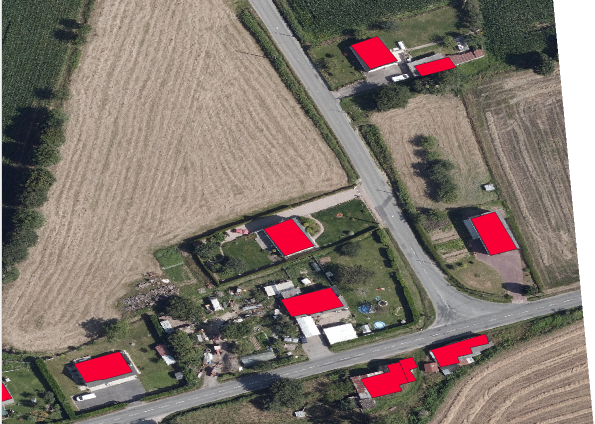
#> input picture images/route.png, 1190 x 848 px, given in place of route5.png, which was not available (shown at 1/2 size)
$ python visualisation_road_corners.py -img 5   (older library calls are emulated)
#> lines starting #> are read from the running program, lines starting #| are printed output that depends on the picture; after the words box and inside, x2 and y2 are one past the last pixel; in counts of white or black regions, pixels touching at a corner belong together; pictures that were not available may be replaced by others from this repository, and a replacement may not be noted
#> further down, road is the input picture: shape (848, 1190, 3); mean B, G, R 109.8, 118.5, 130
import cv2
import numpy as np
import sys
from skimage import morphology

import argparse
def display_image(window_name, img):
    """
    Display an image in a window with the given name.
    """
    cv2.imshow(window_name, img)
    cv2.waitKey(0)  # Wait until a key is pressed
    cv2.destroyAllWindows()

def resize_image(img, width, height):
    """
    Resize the image to the given width and height.
    """
    dim = (width, height)
    img = cv2.resize(img, dim, interpolation=cv2.INTER_NEAREST)

    return img

def scale_image(img, scale_percent=65):
    """
    Scale the image by the given scale percentage.
    """
#> called with scale_percent = 65
    width = int(img.shape[1] * scale_percent / 100)
#> width = 773
    height = int(img.shape[0] * scale_percent / 100)
#> height = 551
    dim = (width, height)
#> dim = (773, 551)

    # Resize the image
    img = cv2.resize(img, dim, interpolation=cv2.INTER_AREA)

    return img

def get_points_central_axis(img):
    """
    Get the central axis points from the skeletonized central axis image.
    """
    points = []
    height, width = img.shape[:2]
    for i in range(height):
        for j in range(width):
            if img[i, j] > 0:
                points.append((i, j))

    return points

def skeletonize_image(img):
    """
    Skeletonize the given image.
    """
    # Convert the image to a binary boolean array to skeletonize it
    binary_bool = img > 0

    # Skeletonize the image
    skeleton = morphology.skeletonize(binary_bool)
    skeleton = np.uint8(skeleton) * 255

    # Exract the points from the skeleton
    points = get_points_central_axis(skeleton)

    return skeleton, points

# Define paths to the images based on the input image number
def get_image_paths(img_number):
    """
    Dynamically generate image paths based on the provided image number.
    """
    road_path = f'images/route{img_number}.png'
    central_axis_path = f'images/axe{img_number}.png'
    return road_path, central_axis_path

parser = argparse.ArgumentParser(description="Show corners of th road")
parser.add_argument('-img', type=int, required=True, help="Image number (e.g., 0, 1, etc.)")
parser.add_argument('-min', type=int, default=75) # Min range for edge detection
parser.add_argument('-max', type=int, default=125) # Max range for edge detection
args = parser.parse_args()

road_path, central_axis_path = get_image_paths(args.img)


# Load the road image
road = cv2.imread(road_path, cv2.IMREAD_COLOR)
road = scale_image(road)

# Load the central axis image
central_axis = cv2.imread(central_axis_path, cv2.IMREAD_GRAYSCALE)
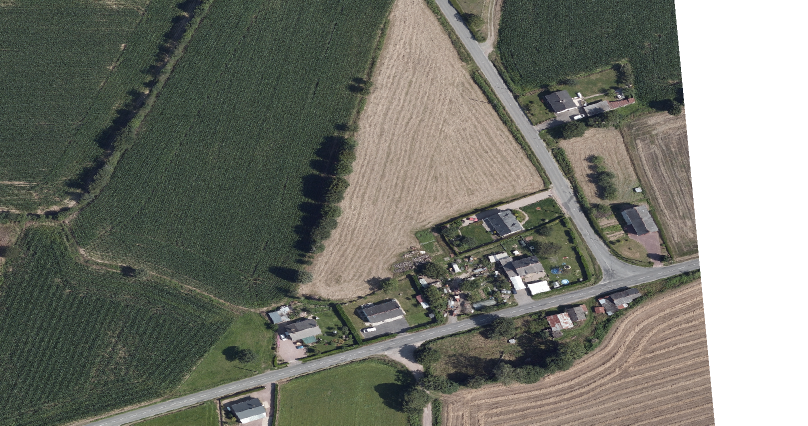
#> input picture images/route0.png, 1616 x 851 px, given in place of axe5.png, which was not available (shown at 1/2 size)
#> central_axis: shape (851, 1616); min 0, max 255, mean 117.9
central_axis = resize_image(central_axis, road.shape[1], road.shape[0])
central_axis = cv2.bitwise_not(central_axis) # Invert the image
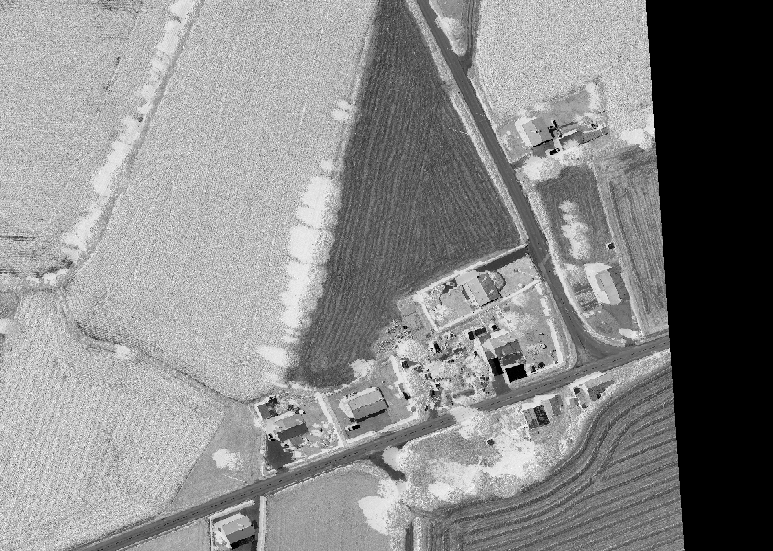
#> central_axis: shape (551, 773); min 0, max 255, mean 137.2

# Sobel filter to compute the gradient
sobel_x = cv2.Sobel(central_axis, cv2.CV_64F, 1, 0, ksize=7)
sobel_y = cv2.Sobel(central_axis, cv2.CV_64F, 0, 1, ksize=7)
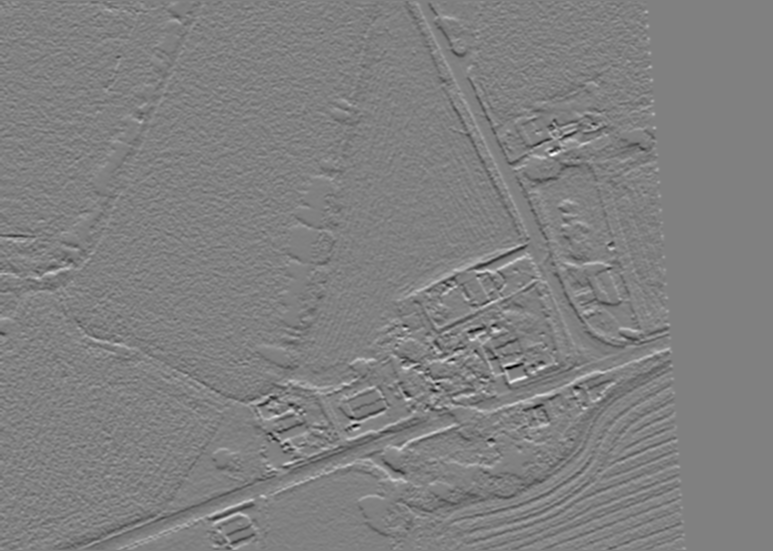
#> sobel_y: shape (551, 773) float64; min -124133, max 122006, mean -85.8; drawn with min black and max white

# Skeletonize the central axis image
skeleton, points = skeletonize_image(central_axis)
#> in skeletonize_image, `binary_bool = img > 0`:
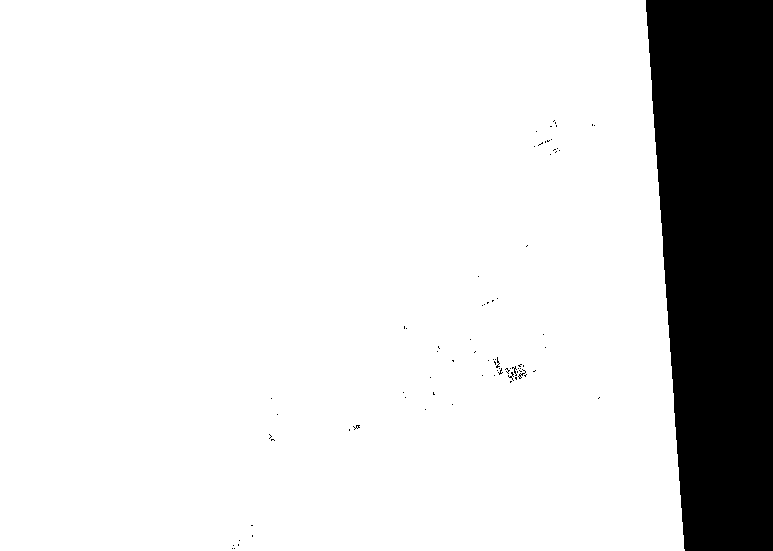
#> binary_bool: shape (551, 773) bool; 86% white; 79 black regions (77 under 20 px), largest, box (x1, y1, x2, y2) and area: (646, 0, 773, 551) 59485, (518, 369, 526, 379) 21
#> in skeletonize_image, `skeleton = morphology.skeletonize(binary_bool)`:
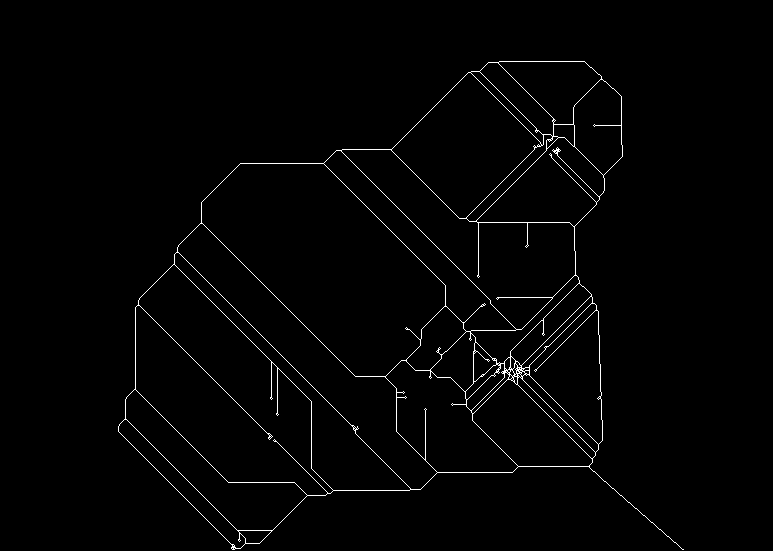
#> skeleton: shape (551, 773) bool; 1.4% white in thin lines or dots, all inside (x1, y1, x2, y2) = (118, 61, 684, 550)
#> in skeletonize_image, `points = get_points_central_axis(skeleton)`: points = 5897 pairs, first value 61 to 549, second value 118 to 683

# Bilateral filtering
road = cv2.bilateralFilter(road, 9, 100, 100)
#> road: shape (551, 773, 3)

# Canny edge detection
edges = cv2.Canny(road, args.min, args.max)
#> edges: shape (551, 773); 6.6% white in thin lines or dots
display_image("Edges", edges)

# Overlay the skeleton on the edges image
edges_copy = cv2.cvtColor(edges, cv2.COLOR_GRAY2BGR)
#> edges_copy: shape (551, 773, 3); 6.6% white in thin lines or dots
edges_copy[skeleton > 0] = [0, 255, 0]
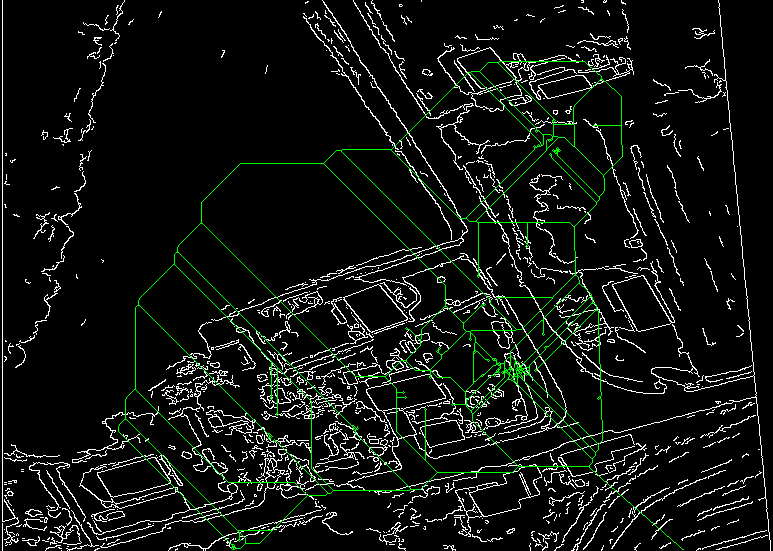
#> edges_copy: shape (551, 773, 3); mean B, G, R 16.6, 20.1, 16.6
display_image("Edges with Central Axis", edges_copy)

# Find the road edges
road_edges = np.zeros(road.shape[:2], dtype=np.uint8)

for k in range(0, len(points)):
    # Extract k-th point of the central axis
    (i, j) = points[k]
    grad_x = sobel_x[i, j]
    grad_y = sobel_y[i, j]

    if grad_x != 0 or grad_y != 0:
        # Normalize the gradient
        magnitude = np.sqrt(grad_x**2 + grad_y**2)
        norm_x = grad_x / magnitude
        norm_y = grad_y / magnitude

        # Check the edges in the normal direction
        for n in range(0, 100):
            x2 = int(j + n * norm_x)
            y2 = int(i + n * norm_y)

            if x2 >= 0 and x2 < edges.shape[1] and y2 >= 0 and y2 < edges.shape[0]:
                if edges[y2, x2] > 0:
                    road_edges[y2, x2] = 255

                    # Check 8 connected neighbors
                    for dy in [-1, 0, 1]:
                        for dx in [-1, 0, 1]:
                            if dy == 0 and dx == 0:
                                continue
                            ny, nx = y2 + dy, x2 + dx
                            if ny >= 0 and ny < edges.shape[0] and nx >= 0 and nx < edges.shape[1]:
                                if edges[ny, nx] > 0:
                                    road_edges[ny, nx] = 255
                    break

        # Check the edges in the opposite direction
        for n in range(5, 25):
            x3 = int(j - n * norm_x)
            y3 = int(i - n * norm_y)

            if x3 >= 0 and x3 < edges.shape[1] and y3 >= 0 and y3 < edges.shape[0]:
                if edges[y3, x3] > 0:
                    road_edges[y3, x3] = 255

                    # Check 8 connected neighbors
                    for dy in [-1, 0, 1]:
                        for dx in [-1, 0, 1]:
                            if dy == 0 and dx == 0:
                                continue
                            ny, nx = y3 + dy, x3 + dx
                            if ny >= 0 and ny < edges.shape[0] and nx >= 0 and nx < edges.shape[1]:
                                if edges[ny, nx] > 0:
                                    road_edges[ny, nx] = 255
                    break
#> this loop made 5897 passes
#> (i, j, grad_x, grad_y, magnitude, norm_x, norm_y) on passes 1 to 12: (61, 499, 6245, -5193, 8122, 0.769, -0.639), (61, 500, 4437, -2757, 5223.8, 0.849, -0.528), (61, 501, -914, -1038, 1383.1, -0.661, -0.751), (61, 502, -8080, 3998, 9015, -0.896, 0.443), (61, 503, -6850, 10486, 12525.1, -0.547, 0.837), (61, 504, -708, 11462, 11483.8, -0.0617, 0.998), (61, 505, -871, 6425, 6483.8, -0.134, 0.991), (61, 506, -2518, 1118, 2755, -0.914, 0.406), (61, 507, 326, -752, 819.6, 0.398, -0.917), (61, 508, 4329, -625, 4373.9, 0.99, -0.143), (61, 509, 8027, -1155, 8109.7, 0.99, -0.142), (61, 510, 7562, -464, 7576.2, 0.998, -0.0612)
#> road_edges: shape (551, 773); 2.5% white in thin lines or dots

# Overlay the road edges on the road image
road_copy = road.copy()
road_copy[road_edges > 0] = [0, 0, 255]
#> road_copy: shape (551, 773, 3); mean of channels 0, 1, 2 107.4, 115.9, 133.5
road_copy[central_axis > 0] = [0, 255, 0]
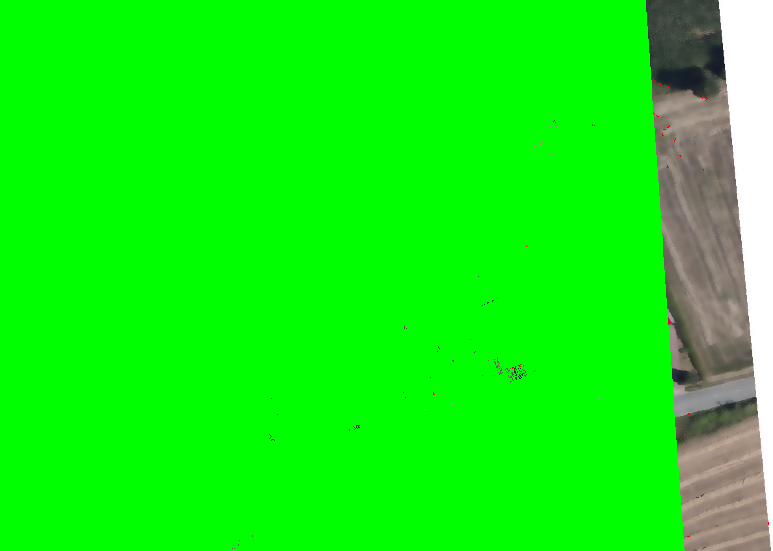
#> road_copy: shape (551, 773, 3); mean of channels 0, 1, 2 20, 240.2, 21.9; drawn as B, G, R
display_image("Road Edges", road_copy)
